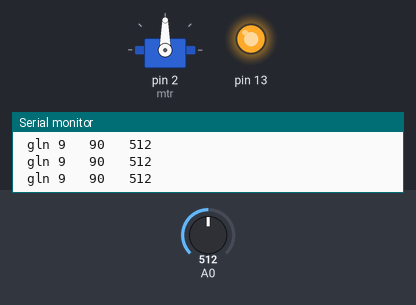
Bench run of a sketch on a simulated Arduino Uno, built with avr-gcc and run on an emulated ATmega328P. Shown: servo, output pins drawn as LEDs (lit = HIGH), the last lines printed to the serial monitor. The inputs (shaded band) are chosen by the test bench; at power-on: A0 = 512.

Above: at 1.2 s.
1.3 s: A0 set to 716
At 2.1 s:
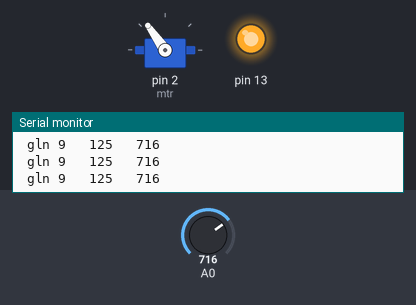
2.8 s: A0 set to 900
At 3.6 s:
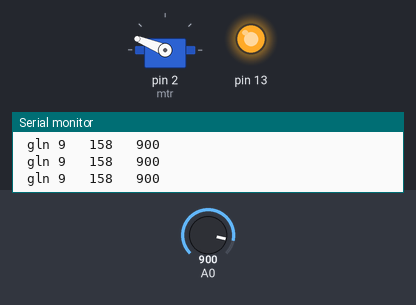
4.3 s: A0 set to 1023
At 5.1 s:
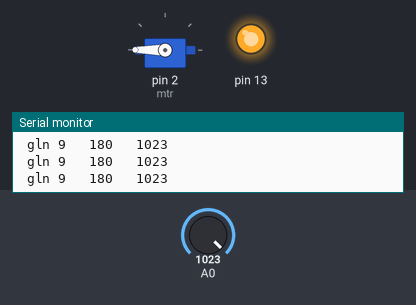
5.8 s: A0 set to 306
At 6.7 s:
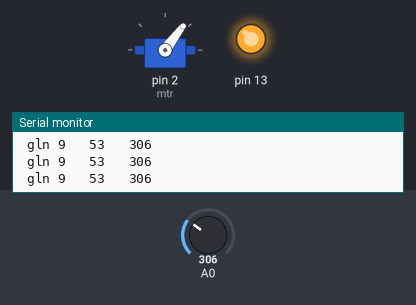
9.1 s: A0 set to 122
At 10.0 s:
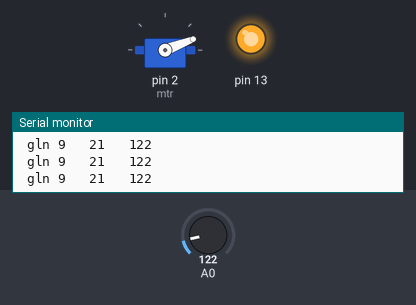
Timing chart, 0 to 11.6 s (numbered marks = the images above; inputs shaded):
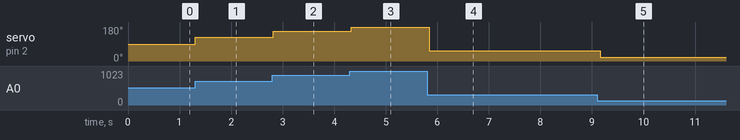

Measured:
- after the input at 1.3 s, servo on pin 2 (mtr): 90° → 125° at once
- after the input at 2.8 s, servo on pin 2 (mtr): 125° → 158° at once
- after the input at 4.3 s, servo on pin 2 (mtr): 158° → 180° at once
- after the input at 5.8 s, servo on pin 2 (mtr): 180° → 53° at once
- after the input at 9.1 s, servo on pin 2 (mtr): 53° → 21° after 0.06 s

The sketch:

sketch_jan13a.ino
```cpp
#include <Servo.h>
 int degerler[101]={};
Servo mtr;

 int pot=0;
 int aci=0;
int adet=1;
int sira=1;
int gln=0;
int dugme=0;
int dolu=0;

void setup(){
   mtr.attach(2);
Serial.begin(9600);
    pinMode(13,OUTPUT);
    analogWrite(13,1030);

}

void loop(){
    pot=analogRead(A0);
    aci=map(pot,1,1023,0,180);


    if(Serial.available()>0){
        gln=Serial.read()-48;
        if(gln==2){
            sira=1;if(dolu==0){gln=9;};
            }//gln 2 mi
        }// serial 1


    switch(gln){
        case 0:break;
        case 1:break;
        case 2:break;
        default: mtr.write(aci);
        gln==9; }// case


    if(gln==1){
        degerler[sira]=aci;
         mtr.write(degerler[sira]);
        adet=sira; sira++;
        dolu=1;
        Serial.println(degerler[sira-1]);
       if(sira>100){sira=1;gln=9;}
        }// if 1


    if(gln==0){
        Serial.println("0 dayiz");
        gln=9;
        sira=1;
        adet=1;
        dolu=0;
        }


    if(gln==2&&dolu==1){
        if(sira>adet){sira=1;}
        mtr.write(degerler[sira]);
        Serial.println(degerler[sira]);
        sira++;
        }


 if(gln==9){
        Serial.print(" gln 9   ");
        Serial.print(aci);
        Serial.print("   ");
        Serial.println(pot);}

    delay(100);}
```
